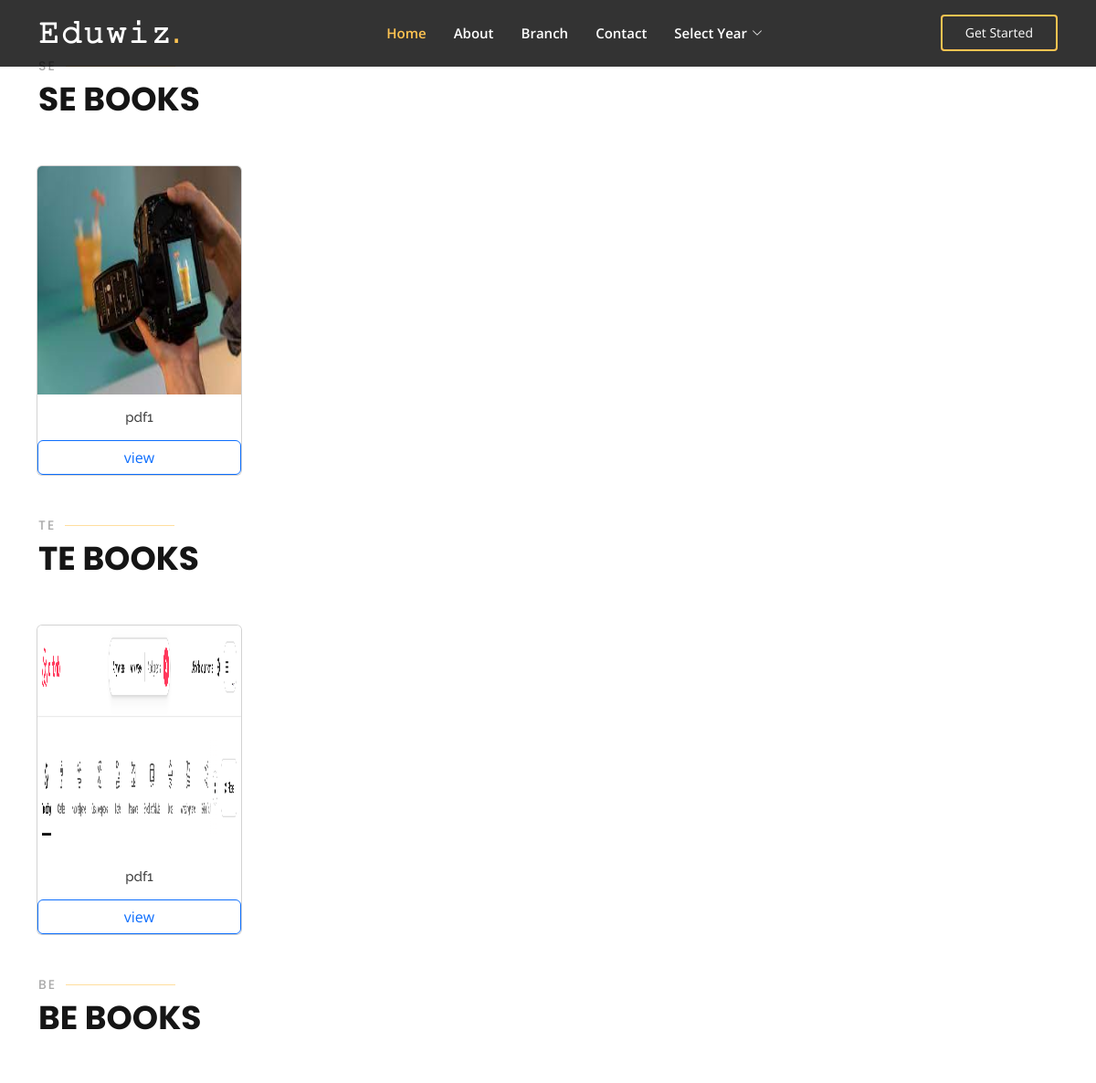
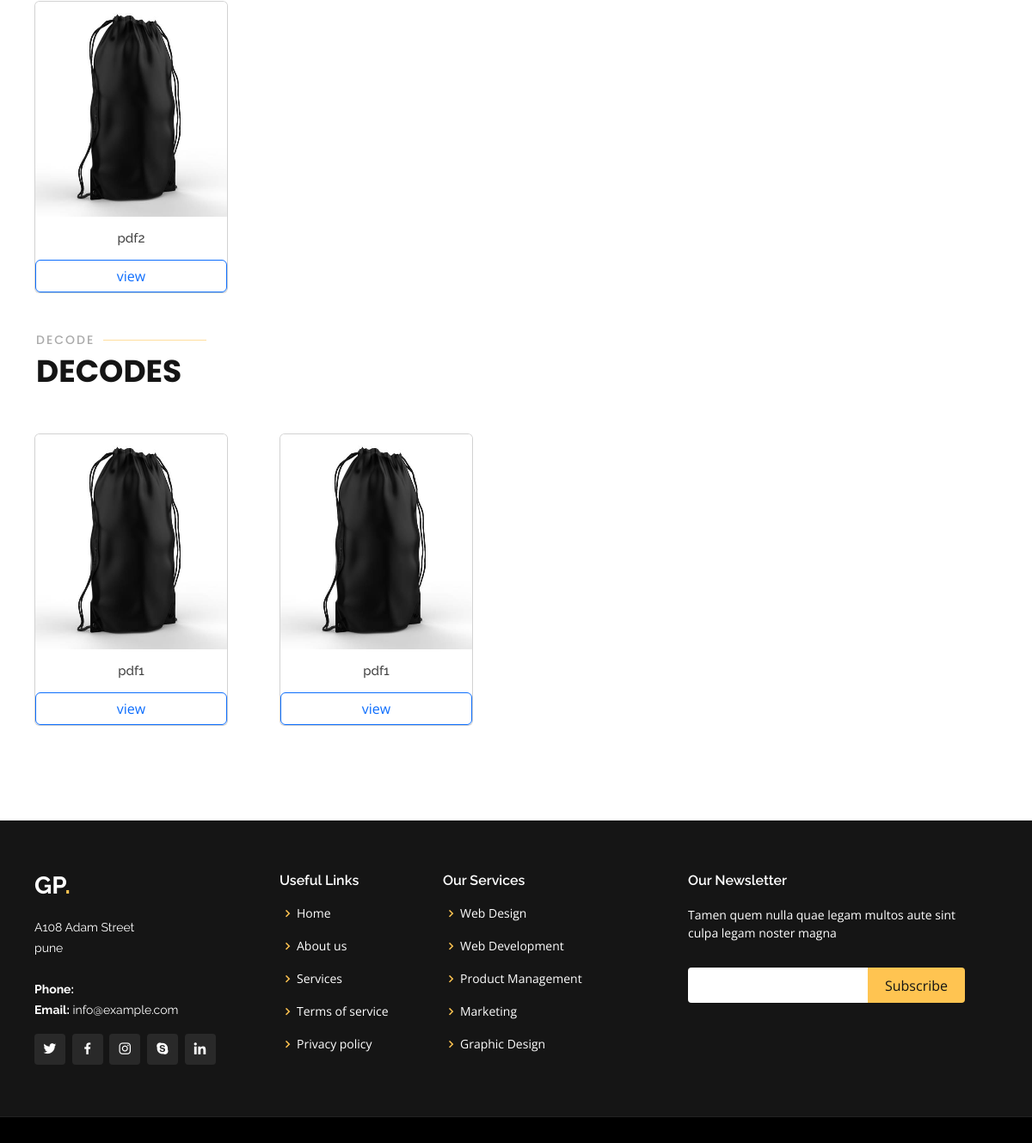
Page /Aids_books/ on the committed database (2 pictures, top to bottom).
### app1/models.py (models this page shows, shortened)
class Aids_SE(models.Model):
    title= models.CharField(max_length=100)
    pdf=models.FileField(upload_to='Aids_SE/',validators=[FileExtensionValidator(["pdf"])])
    image = models.ImageField(upload_to='img/')

class Aids_TE(models.Model):
    title= models.CharField(max_length=100)
    pdf=models.FileField(upload_to='Aids_TE/',validators=[FileExtensionValidator(["pdf"])])
    image = models.ImageField(upload_to='img/')

class Aids_BE(models.Model):
    title= models.CharField(max_length=100)
    pdf=models.FileField(upload_to='Aids_BE/',validators=[FileExtensionValidator(["pdf"])])
    image = models.ImageField(upload_to='img/')

class Aids_Decode(models.Model):
    title= models.CharField(max_length=100)
    pdf=models.FileField(upload_to='Aids_decode/',validators=[FileExtensionValidator(["pdf"])])
    image = models.ImageField(upload_to='img/')

### app1/views.py (the view)
# urls.py: path('Aids_books/',views.Aids_book,name='Aids_books'),
def Aids_book(request):
    Aids_deco=Aids_Decode.objects.all()
    Aids_second=Aids_SE.objects.all()
    Aids_Third=Aids_TE.objects.all()
    Aids_Fourth=Aids_BE.objects.all()
    return render(request,'Aids_books.html',{'Aids_second':Aids_second,'Aids_Third':Aids_Third,'Aids_Fourth':Aids_Fourth,'Aids_deco':Aids_deco})

### templates/Aids_books.html (shortened to what this page needs)
{% load static %}
<!DOCTYPE html>
<html lang="en">
<head>
  <link href="{% static 'assets/vendor/aos/aos.css' %}" rel="stylesheet">
  <link href="{% static 'assets/vendor/bootstrap/css/bootstrap.min.css' %}" rel="stylesheet">
  <link href="{% static 'assets/vendor/bootstrap-icons/bootstrap-icons.css' %}" rel="stylesheet">
  <link href="{% static 'assets/vendor/boxicons/css/boxicons.min.css' %}" rel="stylesheet">
  <link href="{% static 'assets/vendor/glightbox/css/glightbox.min.css' %}" rel="stylesheet">
  <link href="{% static 'assets/vendor/remixicon/remixicon.css' %}" rel="stylesheet">
  <link href="{% static 'assets/vendor/swiper/swiper-bundle.min.css' %}" rel="stylesheet">
  <link href="{% static 'assets/css/style.css' %}" rel="stylesheet">
</head>
<body>
  <header id="header" class="fixed-top header-inner-pages">
    <div class="container d-flex align-items-center justify-content-lg-between">
      <h1 class="logo me-auto me-lg-0"><a href="index.html">𝙴𝚍𝚞𝚠𝚒𝚣<span>.</span></a></h1>
      <nav id="navbar" class="navbar order-last order-lg-0">
        <ul>
          <li><a class="nav-link scrollto active" href="{% url 'home' %} ">Home</a></li>
          <li><a href="{% url 'home' %}">About</a></li>
          <li><a class="nav-link scrollto" href="{% url 'home' %}">Branch</a></li>
          <li><a class="nav-link scrollto" href="{% url 'home' %}">Contact</a></li>
          <li class="dropdown"><a href="#"><span>Select Year</span> <i class="bi bi-chevron-down"></i></a>
          </li>
        </ul>
      </nav>
      <a href="{% url 'home' %}" class="get-started-btn scrollto">Get Started</a>
    </div>
  </header>
  <main id="main">
    <section id="services" class="services">
      <div class="container" data-aos="fade-up">
        <div class="row">
          <div class="container mt-2">
            <div class="section-title">
              <h2 id="SE">SE</h2>
              <p>SE Books</p>
            </div>
            <div class="row">
              {% for x in Aids_second %}
              <div class="col-md-3 col-sm-6" style="padding-top: 5px;padding-bottom: 50px;">
                <div class="card card-block">
                  <img class="card-img-top" src="/media/{{x.image}}" alt="Card image" style="width:100%">
                  <h5 class="card-title mt-3 mb-3" style="text-align: center;"> {{x.title}} </h5>
                  <a href="{{ x.pdf.url }}" class="btn btn-outline-primary" target="_blank">view</a>
                </div>
              </div>
              {% endfor %}
            </div>
            <div class="section-title">
              <h2 id="TE">TE</h2>
              <p>TE Books</p>
            </div>
            <div class="row">
              {% for x in Aids_Third %}
              <div class="col-md-3 col-sm-6" style="padding-top: 5px;padding-bottom: 50px;">
                <div class="card card-block">
                  <img class="card-img-top" src="/media/{{x.image}}" alt="Card image" style="width:100%">
                  <h5 class="card-title mt-3 mb-3" style="text-align: center;"> {{x.title}} </h5>
                  <a href="{{ x.pdf.url }}" class="btn btn-outline-primary" target="_blank">view</a>
                </div>
              </div>
              {% endfor %}
            </div>
            <div class="section-title">
              <h2 id="BE">BE</h2>
              <p>BE Books</p>
            </div>
            <div class="row">
              {% for x in Aids_Fourth %}
              <div class="col-md-3 col-sm-6" style="padding-top: 5px;padding-bottom: 50px;">
                <div class="card card-block">
                  <img class="card-img-top" src="/media/{{x.image}}" alt="Card image" style="width:100%">
                  <h5 class="card-title mt-3 mb-3" style="text-align: center;"> {{x.title}} </h5>
                  <a href="{{ x.pdf.url }}" class="btn btn-outline-primary" target="_blank">view</a>
                </div>
              </div>
              {% endfor %}
            </div>
            <div class="section-title">
              <h2 id="Decode">Decode</h2>
              <p> Decodes</p>
            </div>
            <div class="row">
              {% for x in Aids_deco %}
              <div class="col-md-3 col-sm-6" style="padding-top: 5px;padding-bottom: 50px;">
                <div class="card card-block">
                  <img class="card-img-top" src="/media/{{x.image}}" alt="Card image" style="width:100%">
                  <h5 class="card-title mt-3 mb-3" style="text-align: center;"> {{x.title}} </h5>
                  <a href="{{ x.pdf.url }}" class="btn btn-outline-primary" target="_blank">view</a>
                </div>
              </div>
              {% endfor %}
            </div>
          </div>
        </div>
      </div>
    </section>
  </main>
  <footer id="footer">
    <div class="footer-top">
      <div class="container">
        <div class="row">
          <div class="col-lg-3 col-md-6">
            <div class="footer-info">
              <h3>Gp<span>.</span></h3>
              <p>
                A108 Adam Street <br>
                pune<br><br>
                <strong>Phone:</strong> <br>
                <strong>Email:</strong> info@example.com<br>
              </p>
              <div class="social-links mt-3">
                <a href="#" class="twitter"><i class="bx bxl-twitter"></i></a>
                <a href="#" class="facebook"><i class="bx bxl-facebook"></i></a>
                <a href="#" class="instagram"><i class="bx bxl-instagram"></i></a>
                <a href="#" class="google-plus"><i class="bx bxl-skype"></i></a>
                <a href="#" class="linkedin"><i class="bx bxl-linkedin"></i></a>
              </div>
            </div>
          </div>
          <div class="col-lg-2 col-md-6 footer-links">
            <h4>Useful Links</h4>
            <ul>
              <li><i class="bx bx-chevron-right"></i> <a href="#">Home</a></li>
              <li><i class="bx bx-chevron-right"></i> <a href="#">About us</a></li>
              <li><i class="bx bx-chevron-right"></i> <a href="#">Services</a></li>
              <li><i class="bx bx-chevron-right"></i> <a href="#">Terms of service</a></li>
              <li><i class="bx bx-chevron-right"></i> <a href="#">Privacy policy</a></li>
            </ul>
          </div>
          <div class="col-lg-3 col-md-6 footer-links">
            <h4>Our Services</h4>
            <ul>
              <li><i class="bx bx-chevron-right"></i> <a href="#">Web Design</a></li>
              <li><i class="bx bx-chevron-right"></i> <a href="#">Web Development</a></li>
              <li><i class="bx bx-chevron-right"></i> <a href="#">Product Management</a></li>
              <li><i class="bx bx-chevron-right"></i> <a href="#">Marketing</a></li>
              <li><i class="bx bx-chevron-right"></i> <a href="#">Graphic Design</a></li>
            </ul>
          </div>
          <div class="col-lg-4 col-md-6 footer-newsletter">
            <h4>Our Newsletter</h4>
            <p>Tamen quem nulla quae legam multos aute sint culpa legam noster magna</p>
            <form action="#" method="#">
              <input type="email" name="email"><input type="submit" value="Subscribe">
            </form>
          </div>
        </div>
      </div>
    </div>
  </footer>
</body>
</html>

### static/assets/css/style.css (style rules this page uses)
body { font-family: "Open Sans", sans-serif; color: #444444; }
a { color: #ffc451; text-decoration: none; }
h1, h2, h3, h4, h5, h6 { font-family: "Raleway", sans-serif; }
#header { transition: all 0.5s; z-index: 997; padding: 15px 0; }
#header.header-scrolled, #header.header-inner-pages { background: rgba(0, 0, 0, 0.8); }
#header .logo { font-size: 32px; margin: 0; padding: 0; line-height: 1; font-weight: 700; letter-spacing: 2px; text-transform: uppercase; }
#header .logo a { color: #fff; }
#header .logo a span { color: #ffc451; }
.get-started-btn { color: #fff; border-radius: 4px; padding: 7px 25px 8px 25px; white-space: nowrap; transition: 0.3s; font-size: 14px; display: inline-block; border: 2px solid #ffc451; }
.navbar { padding: 0; }
.navbar ul { margin: 0; padding: 0; display: flex; list-style: none; align-items: center; }
.navbar li { position: relative; }
.navbar a, .navbar a:focus { display: flex; align-items: center; justify-content: space-between; padding: 10px 0 10px 30px; font-size: 15px; font-weight: 600; color: #fff; white-space: nowrap; transition: 0.3s; }
.navbar a i, .navbar a:focus i { font-size: 12px; line-height: 0; margin-left: 5px; }
.navbar a:hover, .navbar .active, .navbar .active:focus, .navbar li:hover>a { color: #ffc451; }
section { padding: 60px 0; overflow: hidden; }
.section-title { padding-bottom: 40px; }
.section-title h2 { font-size: 14px; font-weight: 500; padding: 0; line-height: 1px; margin: 0 0 5px 0; letter-spacing: 2px; text-transform: uppercase; color: #aaaaaa; font-family: "Poppins", sans-serif; }
.section-title h2::after { content: ""; width: 120px; height: 1px; display: inline-block; background: #ffde9e; margin: 4px 10px; }
.section-title p { margin: 0; margin: 0; font-size: 36px; font-weight: 700; text-transform: uppercase; font-family: "Poppins", sans-serif; color: #151515; }
#footer { background: black; padding: 0 0 30px 0; color: #fff; font-size: 14px; }
#footer .footer-top { background: #151515; border-bottom: 1px solid #222222; padding: 60px 0 30px 0; }
#footer .footer-top .footer-info { margin-bottom: 30px; }
#footer .footer-top .footer-info h3 { font-size: 28px; margin: 0 0 20px 0; padding: 2px 0 2px 0; line-height: 1; font-weight: 700; text-transform: uppercase; }
#footer .footer-top .footer-info h3 span { color: #ffc451; }
#footer .footer-top .footer-info p { font-size: 14px; line-height: 24px; margin-bottom: 0; font-family: "Raleway", sans-serif; color: #fff; }
#footer .footer-top .social-links a { font-size: 18px; display: inline-block; background: #292929; color: #fff; line-height: 1; padding: 8px 0; margin-right: 4px; border-radius: 4px; text-align: center; width: 36px; height: 36px; transition: 0.3s; }
#footer .footer-top h4 { font-size: 16px; font-weight: 600; color: #fff; position: relative; padding-bottom: 12px; }
#footer .footer-top .footer-links { margin-bottom: 30px; }
#footer .footer-top .footer-links ul { list-style: none; padding: 0; margin: 0; }
#footer .footer-top .footer-links ul i { padding-right: 2px; color: #ffc451; font-size: 18px; line-height: 1; }
#footer .footer-top .footer-links ul li { padding: 10px 0; display: flex; align-items: center; }
#footer .footer-top .footer-links ul li:first-child { padding-top: 0; }
#footer .footer-top .footer-links ul a { color: #fff; transition: 0.3s; display: inline-block; line-height: 1; }
#footer .footer-top .footer-newsletter form { margin-top: 30px; background: #fff; padding: 6px 10px; position: relative; border-radius: 4px; }
#footer .footer-top .footer-newsletter form input[type=email] { border: 0; padding: 4px; width: calc(100% - 110px); }
#footer .footer-top .footer-newsletter form input[type=submit] { position: absolute; top: 0; right: -2px; bottom: 0; border: 0; background: none; font-size: 16px; padding: 0 20px; background: #ffc451; color: #151515; transition: 0.3s; border-radius: 0 4px 4px 0; }

### templates/Aids_books.html (style rules this page uses)
img { height: 250px; width: 100%; }
div [class^="col-"] { padding-left: 10px; padding-right: 50px; height: auto; }
.card { transition: 0.5s; cursor: pointer; }
.card-title { font-size: 15px; transition: 1s; cursor: pointer; text-align: center; }
.card::before, .card::after { position: absolute; top: 0; right: 0; bottom: 0; left: 0; transform: scale3d(0, 0, 1); transition: transform .3s ease-out 0s; background: rgba(255, 255, 255, 0.1); content: ''; pointer-events: none; }
.card::before { transform-origin: left top; }
.card::after { transform-origin: right bottom; }

### rows in the picture
Aids_SE: image (picture), title "pdf1"
Aids_TE: image (picture), title "pdf1"
Aids_BE: image (picture), title "pdf2"
Aids_Decode: image (picture), title "pdf1"
Aids_Decode: image (picture), title "pdf1"
